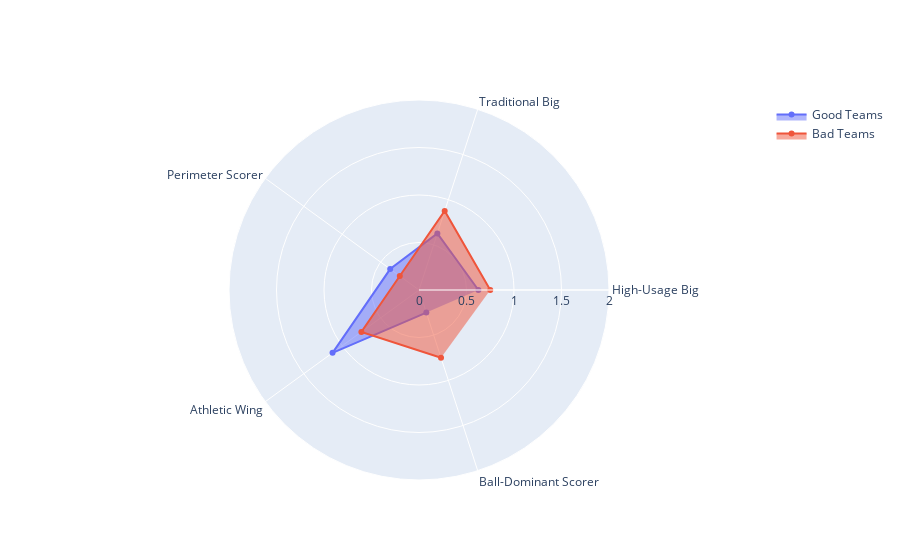

Notebook code cell kept with this figure:
### Code cell
plot_radar(df_2016, classes, 2016)

### Figure 1 — Plotly figure (JSON) as saved in the notebook; plotly's stock layout.template omitted (floating-point values rounded to 4 significant figures)
{"data": [{"fill": "toself", "name": "Good Teams", "r": [0.625, 0.625, 0.375, 1.125, 0.25, 1.25], "theta": ["High-Usage Big", "Traditional Big", "Perimeter Scorer", "Athletic Wing", "Ball-Dominant Scorer"], "type": "scatterpolar"}, {"fill": "toself", "name": "Bad Teams", "r": [0.75, 0.875, 0.25, 0.75, 0.75, 0.625], "theta": ["High-Usage Big", "Traditional Big", "Perimeter Scorer", "Athletic Wing", "Ball-Dominant Scorer"], "type": "scatterpolar"}], "layout": {"polar": {"radialaxis": {"range": [0, 2], "visible": true}}, "showlegend": true}}
